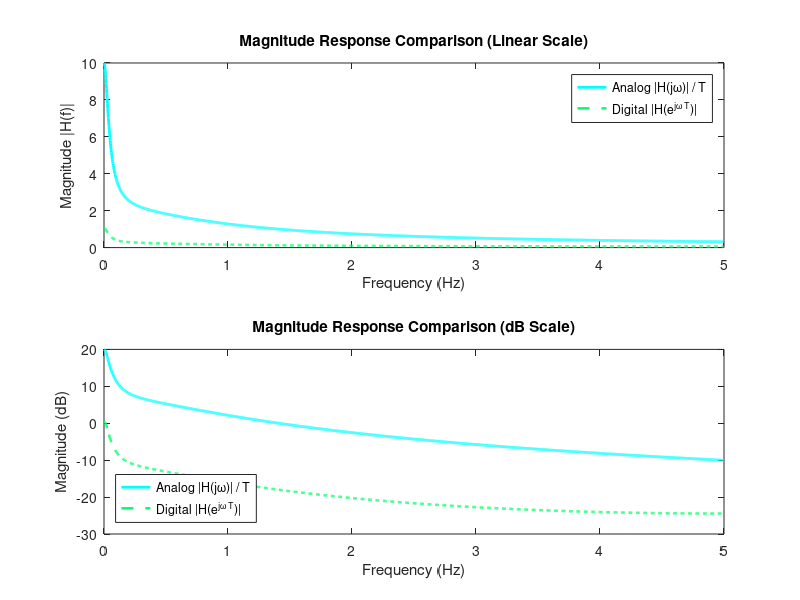

Source code (MATLAB):
clc; close all; 
T = 0.1;                      
Fs = 1/T;                      
b_s = [1, 1];                 
a_s = [1, 5, 1];             
[b_z, a_z] = impinvar(b_s, a_s, Fs);
fprintf('Numerator b_z   : [%.6f, %.6f, %.6f]\n', b_z);
fprintf('Denominator a_z : [%.6f, %.6f, %.6f]\n', a_z);
f = linspace(0, Fs/2, 2000);
w_analog = 2 * pi * f;
h_s = freqs(b_s, a_s, w_analog);
[h_z, w_digital] = freqz(b_z, a_z, 2000, Fs);
subplot(2,1,1);
plot(f, abs(h_s)/T, 'Color', '#00FFFF', 'LineWidth', 2); hold on; 
plot(w_digital, abs(h_z), '--', 'Color', '#00FF66', 'LineWidth', 1.8);
title('Magnitude Response Comparison (Linear Scale)');
xlabel('Frequency (Hz)'); ylabel('Magnitude |H(f)|');
legend('Analog |H(j\omega)| / T', 'Digital |H(e^{j\omega T})|', 'Location', 'northeast');
xlim([0 Fs/2]);
subplot(2,1,2);
plot(f, 20*log10(abs(h_s)/T), 'Color', '#00FFFF', 'LineWidth', 2); hold on;
plot(w_digital, 20*log10(abs(h_z)), '--', 'Color', '#00FF66', 'LineWidth', 1.8);
title('Magnitude Response Comparison (dB Scale)');
xlabel('Frequency (Hz)'); ylabel('Magnitude (dB)');
legend('Analog |H(j\omega)| / T', 'Digital |H(e^{j\omega T})|', 'Location', 'southwest');
xlim([0 Fs/2]);
